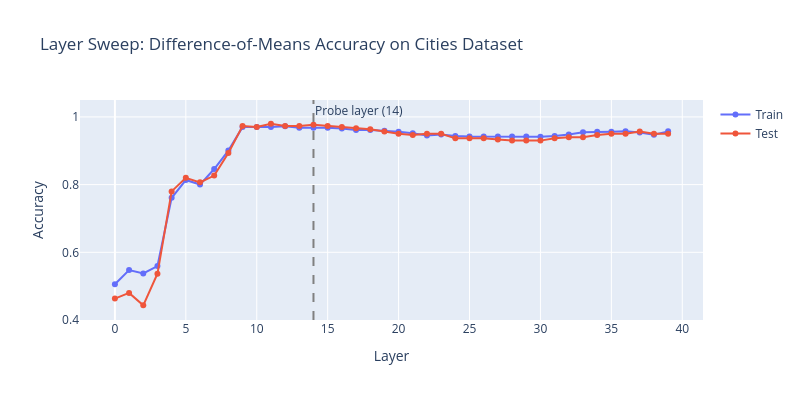

Notebook cell for this chart:
### Markdown cell above
### Exercise - implement layer sweep

> ```yaml
> Difficulty: 🔴🔴⚪⚪⚪
> Importance: 🔵🔵🔵🔵⚪
> 
> You should spend up to 10-15 minutes on this exercise.
> Understanding which layers to probe is essential practical knowledge.
> ```

For each layer, extract activations for the cities dataset, train a simple difference-of-means classifier (direction = mean(true) - mean(false), classify by sign of dot product), and compute accuracy on a held-out test split.

### Code cell
from sklearn.model_selection import train_test_split

def layer_sweep_accuracy(
    statements: list[str],
    labels: Float[Tensor, " n"],
    model: AutoModelForCausalLM,
    tokenizer: AutoTokenizer,
    layers: list[int],
    train_frac: float = 0.8,
    batch_size: int = 25,
) -> dict[str, list[float]]:
    """
    For each layer, train a difference-of-means classifier and compute train/test accuracy.

    Args:
        statements: List of statements.
        labels: Binary labels (1=true, 0=false).
        model: The language model.
        tokenizer: The tokenizer.
        layers: List of layer indices to sweep over.
        train_frac: Fraction of data for training.
        batch_size: Batch size for activation extraction.

    Returns:
        Dict with keys "train_acc" and "test_acc", each a list of accuracies per layer.
    """
    X_train, X_test, label_train, label_test = train_test_split(
    statements, 
    labels, 
    test_size=1-train_frac, 
    random_state=42,
    stratify=labels
    )
    train_acts = extract_activations(X_train, model, tokenizer, layers, batch_size)
    test_acts = extract_activations(X_test, model, tokenizer, layers, batch_size)
    
    train_accs = []
    test_accs = []

    for layer in layers:
        train_activations_of_layer = train_acts[layer]
        test_activations_of_layer = test_acts[layer]
        average_true_acts = train_activations_of_layer[label_train==1].mean(dim=0)
        average_false_acts = train_activations_of_layer[label_train==0].mean(dim=0)
        classifier_direction = average_true_acts - average_false_acts
        midpoint = (average_true_acts + average_false_acts) / 2 # Used to remove constant directions that would be applied to all other vectors.
        train_preds = ((train_activations_of_layer - midpoint) @ classifier_direction > 0).float()
        test_preds = ((test_activations_of_layer - midpoint) @ classifier_direction > 0).float()

        train_acc = (train_preds.cpu() == label_train).float().mean().item()
        test_acc = (test_preds.cpu() == label_test).float().mean().item()
        train_accs.append(train_acc)
        test_accs.append(test_acc)
    return {"train_acc": train_accs, "test_acc": test_accs}


t.manual_seed(42)
all_layers = list(range(NUM_LAYERS))
cities_statements = datasets["cities"]["statement"].tolist()
cities_labels = t.tensor(datasets["cities"]["label"].values, dtype=t.float32)

sweep_results = layer_sweep_accuracy(cities_statements, cities_labels, model, tokenizer, all_layers)

# Print results as a table
sweep_df = pd.DataFrame(
    {
        "Layer": all_layers,
        "Train Acc": [f"{a:.3f}" for a in sweep_results["train_acc"]],
        "Test Acc": [f"{a:.3f}" for a in sweep_results["test_acc"]],
    }
)
display(sweep_df)

# Plot
fig = go.Figure()
fig.add_trace(go.Scatter(x=all_layers, y=sweep_results["train_acc"], mode="lines+markers", name="Train"))
fig.add_trace(go.Scatter(x=all_layers, y=sweep_results["test_acc"], mode="lines+markers", name="Test"))
fig.add_vline(x=PROBE_LAYER, line_dash="dash", line_color="gray", annotation_text=f"Probe layer ({PROBE_LAYER})")
fig.update_layout(
    title="Layer Sweep: Difference-of-Means Accuracy on Cities Dataset",
    xaxis_title="Layer",
    yaxis_title="Accuracy",
    yaxis_range=[0.4, 1.05],
    height=400,
    width=800,
)
fig.show()

best_layer = all_layers[int(np.argmax(sweep_results["test_acc"]))]
print(f"\nBest layer by test accuracy: {best_layer} ({max(sweep_results['test_acc']):.3f})")
print(f"Configured probe layer: {PROBE_LAYER} ({sweep_results['test_acc'][PROBE_LAYER]:.3f})")

### Figure 1 — Plotly figure (JSON) as saved in the notebook; plotly's stock layout.template omitted (floating-point values rounded to 4 significant figures)
{"data": [{"mode": "lines+markers", "name": "Train", "type": "scatter", "x": [0, 1, 2, 3, 4, 5, 6, 7, 8, 9, 10, 11, 12, 13, 14, 15, 16, 17, 18, 19, 20, 21, 22, 23, 24, 25, 26, 27, 28, 29, 30, 31, 32, 33, 34, 35, 36, 37, 38, 39], "y": [0.5059, 0.5477, 0.5376, 0.5594, 0.7609, 0.8135, 0.8002, 0.8462, 0.9005, 0.9699, 0.9699, 0.9699, 0.9724, 0.9682, 0.9682, 0.9682, 0.9657, 0.9615, 0.9615, 0.959, 0.9565, 0.9515, 0.9448, 0.9482, 0.944, 0.9423, 0.9423, 0.9423, 0.9423, 0.9423, 0.9415, 0.944, 0.9482, 0.9548, 0.9565, 0.9565, 0.9574, 0.954, 0.9473, 0.9574]}, {"mode": "lines+markers", "name": "Test", "type": "scatter", "x": [0, 1, 2, 3, 4, 5, 6, 7, 8, 9, 10, 11, 12, 13, 14, 15, 16, 17, 18, 19, 20, 21, 22, 23, 24, 25, 26, 27, 28, 29, 30, 31, 32, 33, 34, 35, 36, 37, 38, 39], "y": [0.4633, 0.48, 0.4433, 0.5367, 0.78, 0.82, 0.8067, 0.8267, 0.8933, 0.9733, 0.97, 0.98, 0.9733, 0.9733, 0.9767, 0.9733, 0.97, 0.9667, 0.9633, 0.9567, 0.95, 0.9467, 0.95, 0.95, 0.9367, 0.9367, 0.9367, 0.9333, 0.93, 0.93, 0.93, 0.9367, 0.94, 0.94, 0.9467, 0.95, 0.95, 0.9567, 0.95, 0.95]}], "layout": {"annotations": [{"showarrow": false, "text": "Probe layer (14)", "x": 14, "xanchor": "left", "xref": "x", "y": 1, "yanchor": "top", "yref": "y domain"}], "height": 400, "shapes": [{"line": {"color": "gray", "dash": "dash"}, "type": "line", "x0": 14, "x1": 14, "xref": "x", "y0": 0, "y1": 1, "yref": "y domain"}], "title": {"text": "Layer Sweep: Difference-of-Means Accuracy on Cities Dataset"}, "width": 800, "xaxis": {"title": {"text": "Layer"}}, "yaxis": {"range": [0.4, 1.05], "title": {"text": "Accuracy"}}}}
